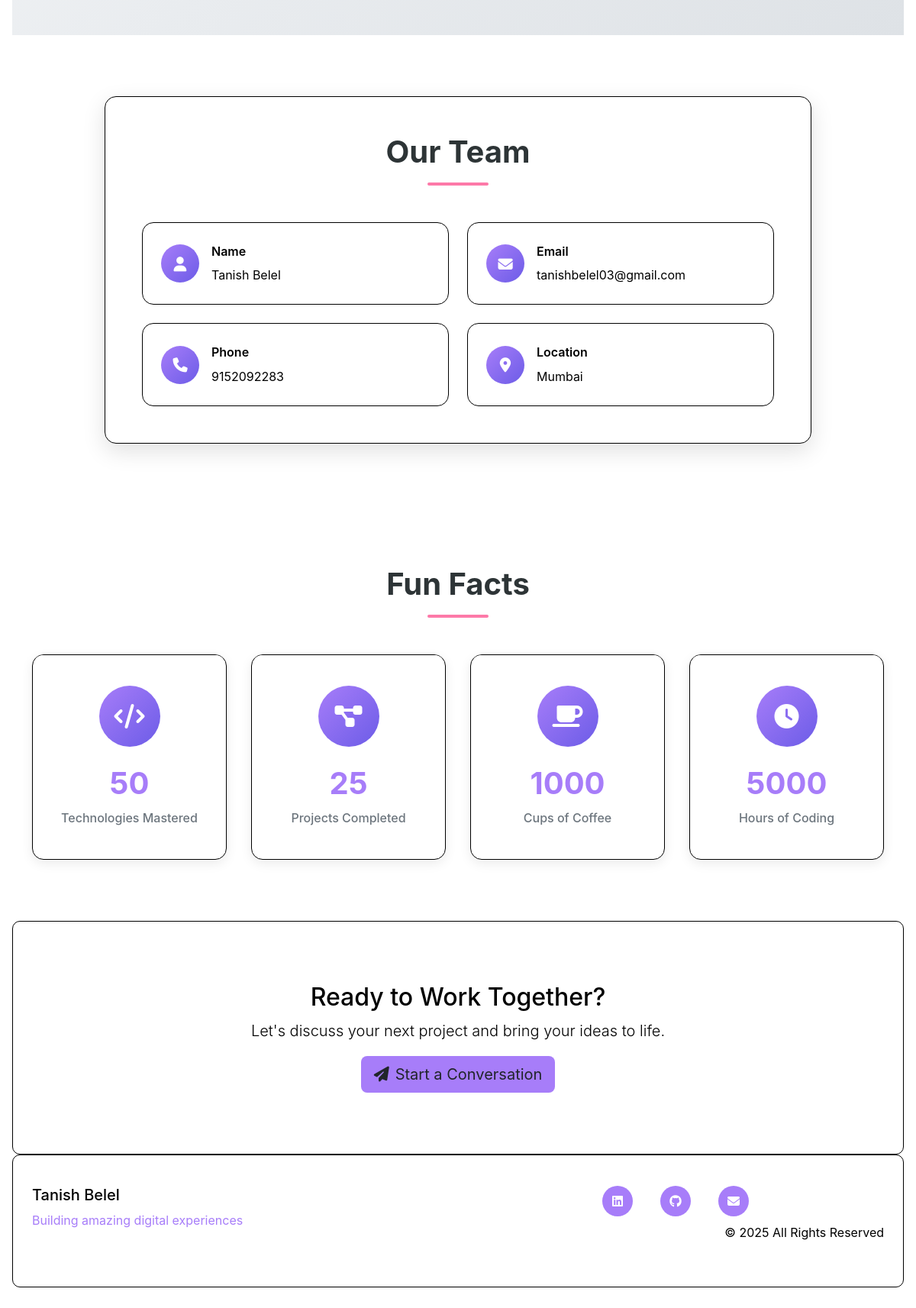
Page /about/ (lower part) on the earlier database version.
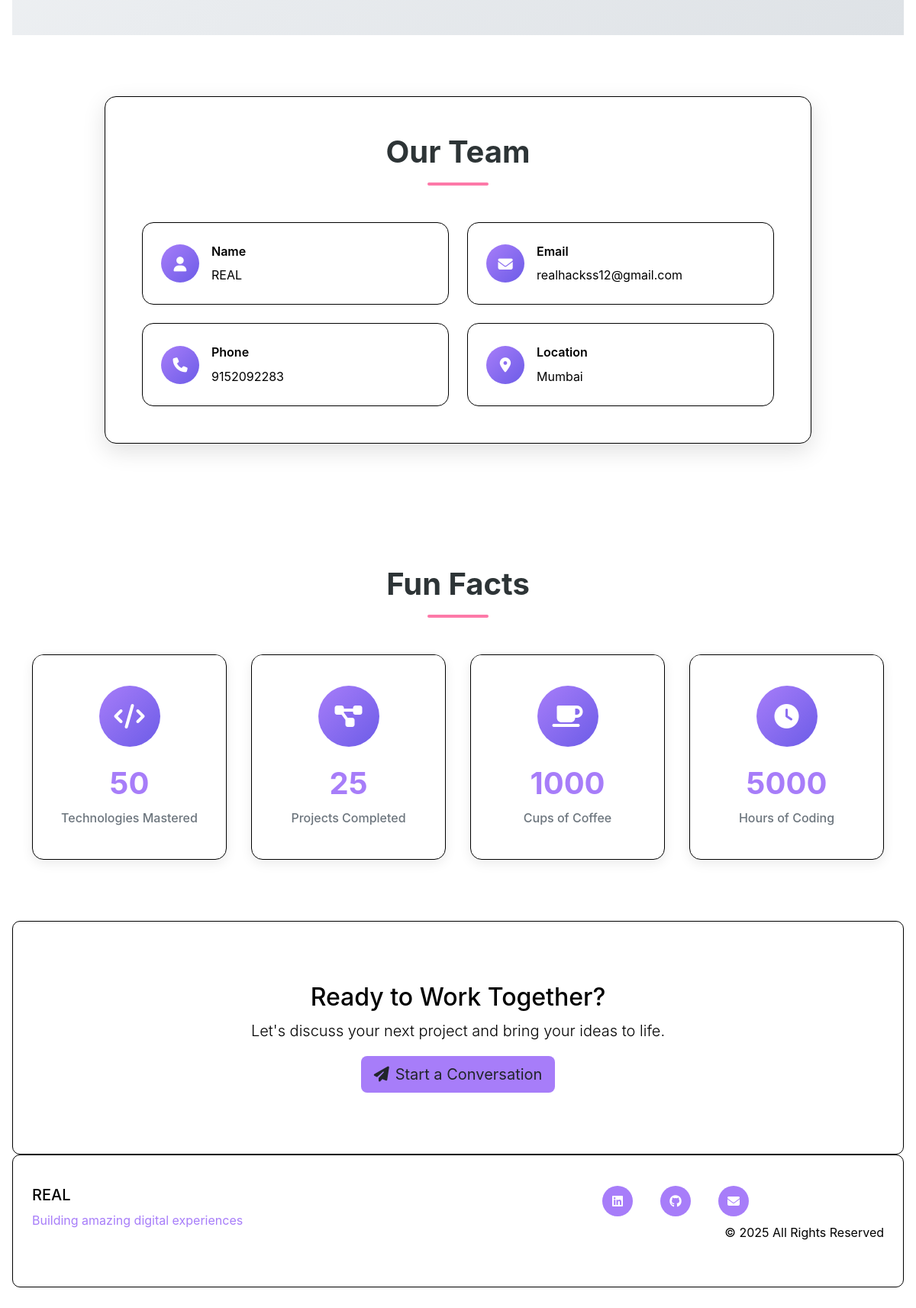
Same page on the later database version.
### main/models.py (models this page shows, shortened)
class Profile(models.Model):
    name = models.CharField(max_length=100)
    title = models.CharField(max_length=200)
    email = models.EmailField()
    phone = models.CharField(max_length=20)
    location = models.CharField(max_length=100)
    bio = models.TextField()
    profile_image = models.ImageField(upload_to='profile/', blank=True, null=True)
    resume = models.FileField(upload_to='resume/', blank=True, null=True)
    linkedin_url = models.URLField(blank=True, null=True)
    github_url = models.URLField(blank=True, null=True)
    instagram_url = models.URLField(blank=True, null=True)
    created_at = models.DateTimeField(auto_now_add=True)
    updated_at = models.DateTimeField(auto_now=True)
    class Meta:
        verbose_name = 'Profile'
        verbose_name_plural = 'Profile'

### main/views.py (the view)
# urls.py: path('about/', views.about, name='about'),
def about(request):
    context = {
        'profile': Profile.objects.first(),
        'featured_skills': Skill.objects.filter(is_featured=True),
        'education': Education.objects.all(),
        'experience': Experience.objects.all(),
    }
    return render(request, 'about.html', context)

### main/templates/about.html (shortened to what the changed rows need)
{% extends 'base.html' %}
{% load static %}
{% block content %}
<section class="section personal-info-section">
    <div class="container">
        <div class="row justify-content-center">
            <div class="col-lg-10">
                <div class="about-content" data-aos="fade-up">
                    <h2 class="section-title">Our Team</h2>
                    <div class="info-grid">
                        <div class="info-item">
                            <div class="info-details">
                                <strong>Name</strong>
                                <span>{% if profile %}{{ profile.name }}{% else %}Tanish Belel{% endif %}</span>
                            </div>
                        </div>
                        <div class="info-item">
                            <div class="info-details">
                                <strong>Email</strong>
                                <span>{% if profile %}{{ profile.email }}{% else %}tanishbelel03@gmail.com{% endif %}</span>
                            </div>
                        </div>
                        <div class="info-item">
                            <div class="info-details">
                                <strong>Phone</strong>
                                <span>{% if profile %}{{ profile.phone }}{% else %}+91 9152092283{% endif %}</span>
                            </div>
                        </div>
                        <div class="info-item">
                            <div class="info-details">
                                <strong>Location</strong>
                                <span>{% if profile %}{{ profile.location }}{% else %}Mumbai, India{% endif %}</span>
                            </div>
                        </div>
                    </div>
                </div>
            </div>
        </div>
    </div>
</section>
<section class="section fun-facts-section">
    <div class="container">
        <h2 class="section-title text-center" data-aos="fade-up">Fun Facts</h2>
    </div>
</section>
<section class="section" style="background: transparent; color: black; border: 1px solid black; border-radius:10px">
    <div class="container text-center">
        <div data-aos="fade-up">
            <h2>Ready to Work Together?</h2>
        </div>
    </div>
</section>
{% endblock %}

### main/templates/base.html (shortened to what this page needs)
<!DOCTYPE html>
<html lang="en">
<head>
    <link href="https://cdnjs.cloudflare.com/ajax/libs/bootstrap/5.3.0/css/bootstrap.min.css" rel="stylesheet">
    <link href="https://cdnjs.cloudflare.com/ajax/libs/font-awesome/6.4.0/css/all.min.css" rel="stylesheet">
    <link href="https://cdnjs.cloudflare.com/ajax/libs/aos/2.3.4/aos.css" rel="stylesheet">
</head>
<body>
        <main>
            {% block content %}
            {% endblock %}
        </main>
    <footer class="footer">
        <div class="container">
            <div class="row">
                <div class="col-md-6">
                    <h5>{% if profile %}{{ profile.name }}{% else %}Portfolio{% endif %}</h5>
                    <p style = "color: #a77df9;">
                        Building amazing digital experiences
                    </p>
                </div>
                <div class="col-md-6 text-md-end">
                    <div class="social-links">
                        {% if profile.linkedin_url %}
                        <a href="{{ profile.linkedin_url }}" target="_blank" title="LinkedIn">
                            <i class="fab fa-linkedin"></i>
                        </a>
                        {% endif %}
                        {% if profile.github_url %}
                        <a href="{{ profile.github_url }}" target="_blank" title="GitHub">
                            <i class="fab fa-github"></i>
                        </a>
                        {% endif %}
                        <a href="{% url 'main:contact' %}" title="Contact">
                            <i class="fas fa-envelope"></i>
                        </a>
                    </div>
                    <p class="text-zinc-800 mt-2">
                        © {% now "Y" %} All Rights Reserved
                    </p>
                </div>
            </div>
        </div>
    </footer>
</body>
</html>

Differences in the rows shown:
changed Profile "Mumbai": name "Tanish Belel" → "REAL"; email "tanishbelel03@gmail.com" → "realhackss12@gmail.com"
